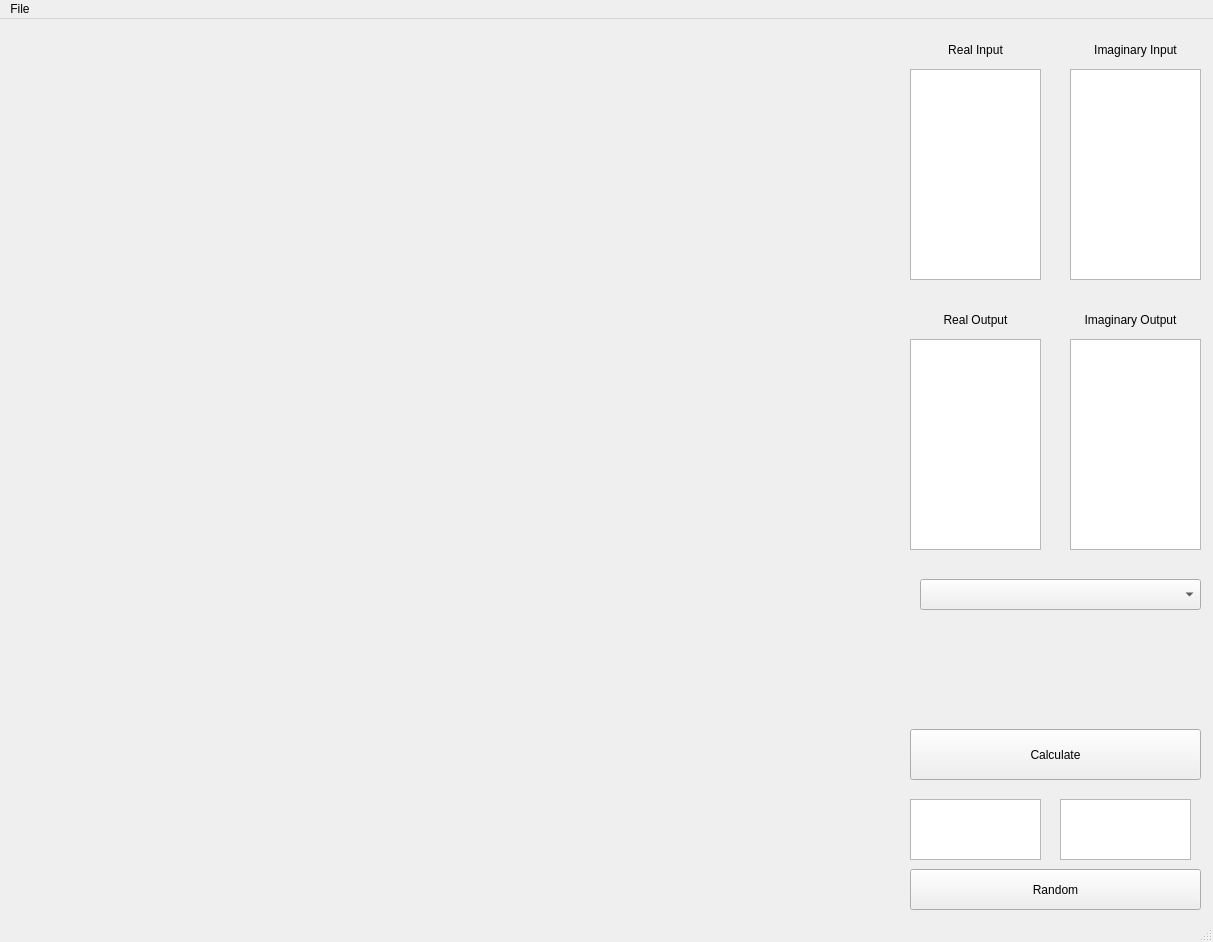
<?xml version="1.0" encoding="UTF-8"?>
<ui version="4.0">
 <class>MainWindow</class>
 <widget class="QMainWindow" name="MainWindow">
  <property name="geometry">
   <rect>
    <x>0</x>
    <y>0</y>
    <width>1213</width>
    <height>942</height>
   </rect>
  </property>
  <property name="windowTitle">
   <string>FFT</string>
  </property>
  <widget class="QWidget" name="centralwidget">
   <widget class="QCustomPlot" name="customPlot" native="true">
    <property name="geometry">
     <rect>
      <x>10</x>
      <y>10</y>
      <width>891</width>
      <height>901</height>
     </rect>
    </property>
   </widget>
   <widget class="QLabel" name="inputLabel">
    <property name="geometry">
     <rect>
      <x>910</x>
      <y>20</y>
      <width>131</width>
      <height>21</height>
     </rect>
    </property>
    <property name="text">
     <string>Real Input</string>
    </property>
    <property name="alignment">
     <set>Qt::AlignCenter</set>
    </property>
    <property name="wordWrap">
     <bool>true</bool>
    </property>
   </widget>
   <widget class="QLabel" name="outputLabel">
    <property name="geometry">
     <rect>
      <x>910</x>
      <y>290</y>
      <width>131</width>
      <height>21</height>
     </rect>
    </property>
    <property name="text">
     <string>Real Output</string>
    </property>
    <property name="alignment">
     <set>Qt::AlignCenter</set>
    </property>
    <property name="wordWrap">
     <bool>true</bool>
    </property>
   </widget>
   <widget class="QTextEdit" name="input_real">
    <property name="geometry">
     <rect>
      <x>910</x>
      <y>50</y>
      <width>131</width>
      <height>211</height>
     </rect>
    </property>
    <property name="font">
     <font>
      <pointsize>16</pointsize>
     </font>
    </property>
   </widget>
   <widget class="QTextEdit" name="output_real">
    <property name="geometry">
     <rect>
      <x>910</x>
      <y>320</y>
      <width>131</width>
      <height>211</height>
     </rect>
    </property>
    <property name="font">
     <font>
      <pointsize>16</pointsize>
     </font>
    </property>
    <property name="readOnly">
     <bool>true</bool>
    </property>
   </widget>
   <widget class="QPushButton" name="calcButton">
    <property name="geometry">
     <rect>
      <x>910</x>
      <y>710</y>
      <width>291</width>
      <height>51</height>
     </rect>
    </property>
    <property name="text">
     <string>Calculate</string>
    </property>
   </widget>
   <widget class="QTextEdit" name="input_imag">
    <property name="geometry">
     <rect>
      <x>1070</x>
      <y>50</y>
      <width>131</width>
      <height>211</height>
     </rect>
    </property>
    <property name="font">
     <font>
      <pointsize>16</pointsize>
     </font>
    </property>
   </widget>
   <widget class="QTextEdit" name="output_imag">
    <property name="geometry">
     <rect>
      <x>1070</x>
      <y>320</y>
      <width>131</width>
      <height>211</height>
     </rect>
    </property>
    <property name="font">
     <font>
      <pointsize>16</pointsize>
     </font>
    </property>
    <property name="readOnly">
     <bool>true</bool>
    </property>
   </widget>
   <widget class="QPushButton" name="randomButton">
    <property name="geometry">
     <rect>
      <x>910</x>
      <y>850</y>
      <width>291</width>
      <height>41</height>
     </rect>
    </property>
    <property name="text">
     <string>Random</string>
    </property>
   </widget>
   <widget class="QLabel" name="inputLabel_2">
    <property name="geometry">
     <rect>
      <x>1070</x>
      <y>20</y>
      <width>131</width>
      <height>21</height>
     </rect>
    </property>
    <property name="text">
     <string>Imaginary Input</string>
    </property>
    <property name="alignment">
     <set>Qt::AlignCenter</set>
    </property>
    <property name="wordWrap">
     <bool>true</bool>
    </property>
   </widget>
   <widget class="QLabel" name="outputLabel_2">
    <property name="geometry">
     <rect>
      <x>1070</x>
      <y>290</y>
      <width>121</width>
      <height>21</height>
     </rect>
    </property>
    <property name="text">
     <string>Imaginary Output</string>
    </property>
    <property name="alignment">
     <set>Qt::AlignCenter</set>
    </property>
    <property name="wordWrap">
     <bool>true</bool>
    </property>
   </widget>
   <widget class="QPlainTextEdit" name="sizeInput">
    <property name="geometry">
     <rect>
      <x>910</x>
      <y>780</y>
      <width>131</width>
      <height>61</height>
     </rect>
    </property>
    <property name="font">
     <font>
      <pointsize>14</pointsize>
     </font>
    </property>
   </widget>
   <widget class="QPlainTextEdit" name="stepsInput">
    <property name="geometry">
     <rect>
      <x>1060</x>
      <y>780</y>
      <width>131</width>
      <height>61</height>
     </rect>
    </property>
    <property name="font">
     <font>
      <pointsize>14</pointsize>
     </font>
    </property>
   </widget>
   <widget class="QComboBox" name="graphTypeComboBox">
    <property name="geometry">
     <rect>
      <x>920</x>
      <y>560</y>
      <width>281</width>
      <height>31</height>
     </rect>
    </property>
    <property name="focusPolicy">
     <enum>Qt::WheelFocus</enum>
    </property>
    <property name="currentText">
     <string/>
    </property>
   </widget>
  </widget>
  <widget class="QMenuBar" name="menubar">
   <property name="geometry">
    <rect>
     <x>0</x>
     <y>0</y>
     <width>1213</width>
     <height>20</height>
    </rect>
   </property>
   <widget class="QMenu" name="menuFile">
    <property name="title">
     <string>File</string>
    </property>
    <addaction name="actionQuit"/>
    <addaction name="actionAbout"/>
   </widget>
   <addaction name="menuFile"/>
  </widget>
  <widget class="QStatusBar" name="statusbar"/>
  <action name="actionQuit">
   <property name="text">
    <string>Quit</string>
   </property>
  </action>
  <action name="actionAbout">
   <property name="text">
    <string>About</string>
   </property>
  </action>
 </widget>
 <customwidgets>
  <customwidget>
   <class>QCustomPlot</class>
   <extends>QWidget</extends>
   <header>qcustomplot.h</header>
   <container>1</container>
  </customwidget>
 </customwidgets>
 <resources/>
 <connections/>
</ui>
